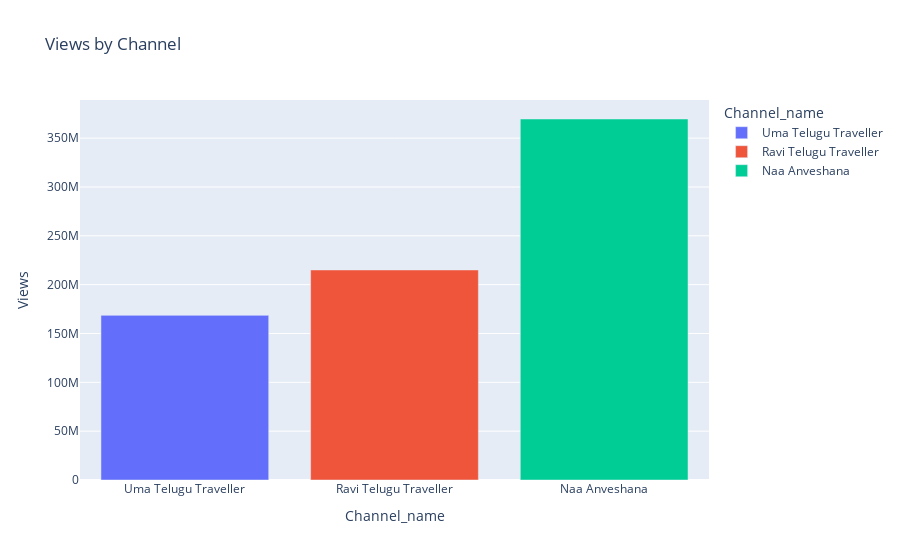

Here is the notebook cell this chart was saved with:
### Code cell
import plotly.express as px

# Create a bar plot with different colors for each channel
fig = px.bar(Ov, x='Channel_name', y='Views', title='Views by Channel',
             color='Channel_name')  # Specify 'color' parameter
fig.show()

### Figure 1 — Plotly figure (JSON) as saved in the notebook; plotly's stock layout.template omitted (floating-point values rounded to 4 significant figures)
{"data": [{"alignmentgroup": "True", "hovertemplate": "Channel_name=%{x}<br>Views=%{y}<extra></extra>", "legendgroup": "Uma Telugu Traveller", "marker": {"color": "#636efa", "pattern": {"shape": ""}}, "name": "Uma Telugu Traveller", "offsetgroup": "Uma Telugu Traveller", "orientation": "v", "showlegend": true, "textposition": "auto", "type": "bar", "x": ["Uma Telugu Traveller"], "xaxis": "x", "y": [168577301], "yaxis": "y"}, {"alignmentgroup": "True", "hovertemplate": "Channel_name=%{x}<br>Views=%{y}<extra></extra>", "legendgroup": "Ravi Telugu Traveller", "marker": {"color": "#EF553B", "pattern": {"shape": ""}}, "name": "Ravi Telugu Traveller", "offsetgroup": "Ravi Telugu Traveller", "orientation": "v", "showlegend": true, "textposition": "auto", "type": "bar", "x": ["Ravi Telugu Traveller"], "xaxis": "x", "y": [215070028], "yaxis": "y"}, {"alignmentgroup": "True", "hovertemplate": "Channel_name=%{x}<br>Views=%{y}<extra></extra>", "legendgroup": "Naa Anveshana", "marker": {"color": "#00cc96", "pattern": {"shape": ""}}, "name": "Naa Anveshana", "offsetgroup": "Naa Anveshana", "orientation": "v", "showlegend": true, "textposition": "auto", "type": "bar", "x": ["Naa Anveshana"], "xaxis": "x", "y": [369601360], "yaxis": "y"}], "layout": {"barmode": "relative", "legend": {"title": {"text": "Channel_name"}, "tracegroupgap": 0}, "title": {"text": "Views by Channel"}, "xaxis": {"anchor": "y", "categoryarray": ["Uma Telugu Traveller", "Ravi Telugu Traveller", "Naa Anveshana"], "categoryorder": "array", "domain": [0, 1], "title": {"text": "Channel_name"}}, "yaxis": {"anchor": "x", "domain": [0, 1], "title": {"text": "Views"}}}}
